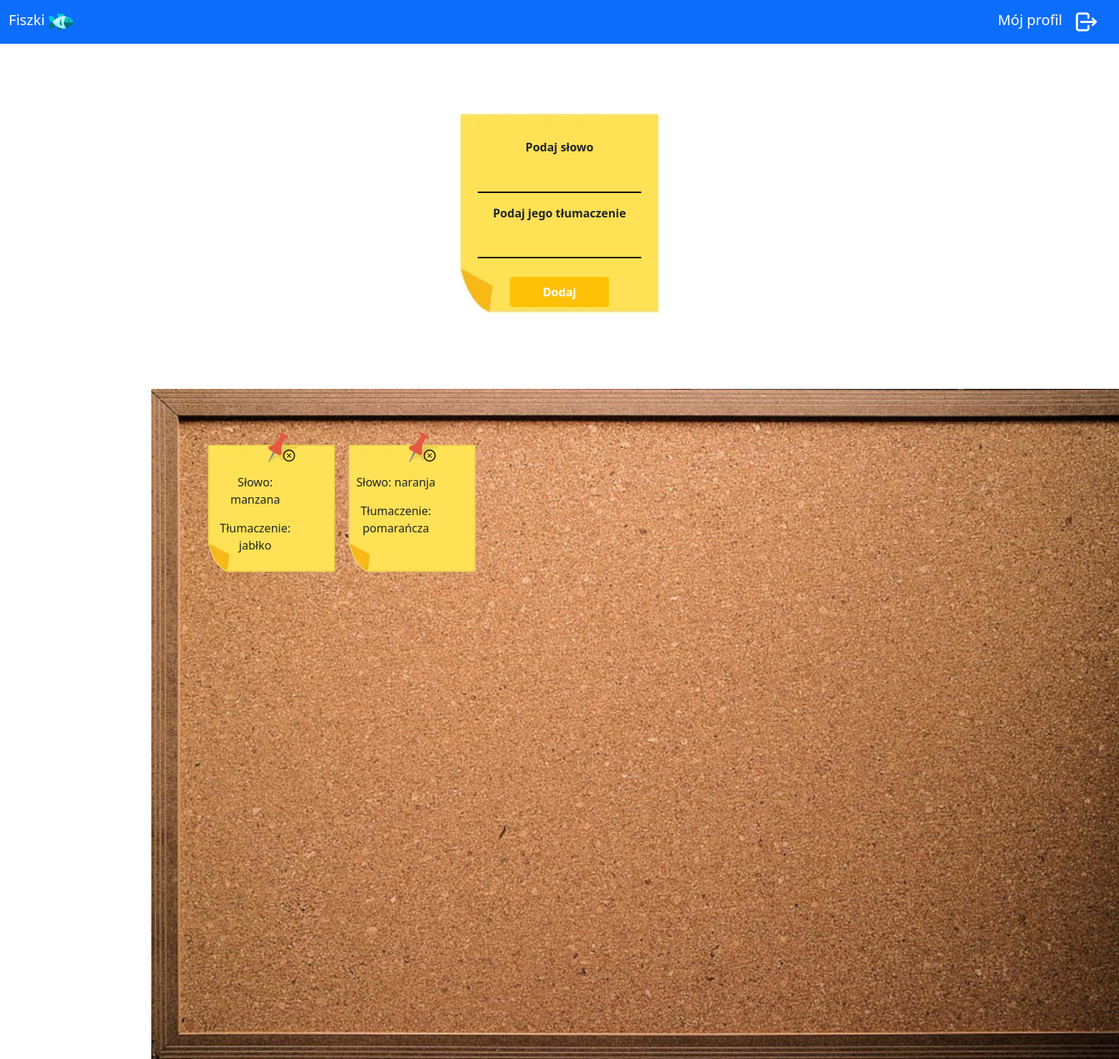
Page /group/2 (signed in) on the earlier database version.
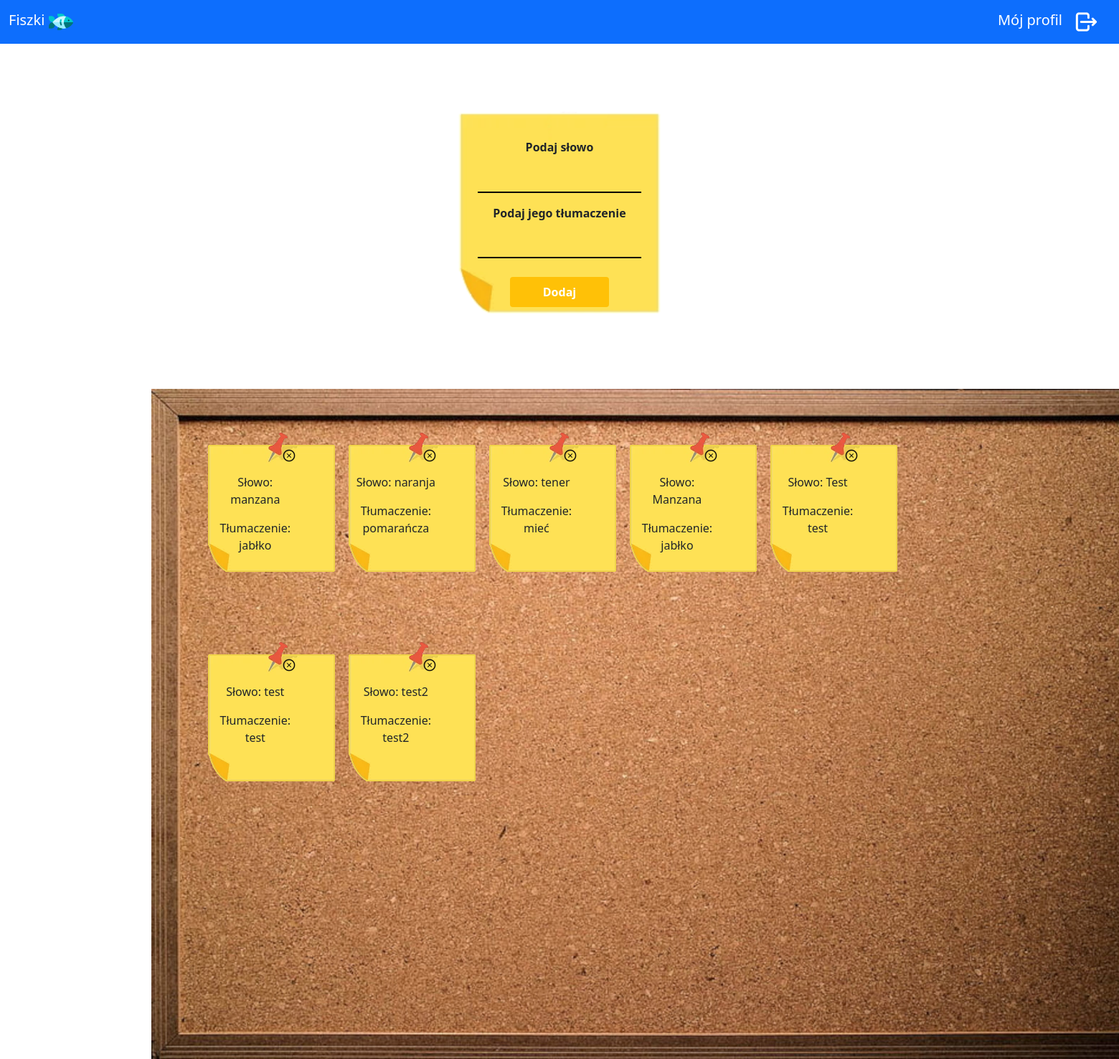
Same page on the later database version.
### pjf/models.py (models this page shows)
class cards(db.Model):
    id = db.Column("id", db.Integer, primary_key=True)
    word = db.Column(db.String(60))
    translation = db.Column(db.String(60))
    group_id = db.Column(db.Integer, db.ForeignKey("groups.id"))

### pjf/collection/routes.py (the view)
@collection.route("/group/<group>", methods=["GET", "POST"])
def group_page(group):
    if "logged_in" not in session:
        return redirect(url_for("user.login_page"))
    if request.method == "POST":
        word = request.form["word"]
        translation = request.form["translation"]
        if word == "" or translation == "":
            if word == '':
                session['form_error'] = "word"
            else:
                session['form_error'] = "translation"
        else:
            new_card = cards(word=word, translation=translation, group_id=group)
            db.session.add(new_card)
            db.session.commit()
        return redirect(url_for("collection.group_page", group=group))
    else:
        group_cards = cards.query.filter_by(group_id=group).all()
        if 'form_error' in session:
            error = session['form_error']
            flash("To pole nie może być puste")
            session.pop('form_error')
        else:
            error = ''
        group_name = groups.query.filter_by(id=group).first().name
        return render_template("group.html", group=group, error=error, cards=group_cards, group_name=group_name)

### pjf/templates/group.html (shortened to what this page needs)
{% extends "base.html" %}
{% block content %}
<div class="group">
        <form action="#" method="post">
          <img src="{{url_for('static', filename='images/sticky_notes1.png')}}" class="card-img"/>
          <div class="form-body">
            <div class="form-group mt-3">
                <label for="form-word"
                    >
                    Podaj słowo</label>
                <input type="text"
                   {% if error == 'word' %}
                        class="form-control border border-danger transparent-input w-50 text-center"
                   {% else %}
                        class="form-control transparent-input w-50 text-center"
                   {% endif %}
                   id="form-word" name="word">
              </div>
              <div class="form-group mt-3">
                <label for="passwordInput"
                  >Podaj jego tłumaczenie</label>
                <input
                    type="text"
                    {% if error == 'translation' %}
                        class="form-control border border-danger transparent-input w-50 text-center"
                    {% else %}
                        class="form-control transparent-input w-50 text-center"
                    {% endif %}
                    id="passwordInput"
                    name="translation"
                  >
              </div>
            </div>
          <button type="submit" class="btn btn-primary mt-3">Dodaj</button>
        </form>
    </div>
    {% if cards %}
    <div class="board">
        <img src="{{url_for('static', filename='images/pin_board.jpg')}}" class="board-img"/>
         <div class="row justify-content-start flex-wrap">
            {% for card in cards %}
            <div class="p-0 m-3 position-relative" style="width: 15%">
                <a class="position-absolute text-decoration-none text-dark" href="/delete_card/{{card.id}}" style="top:20%; right: 0%">
                    <img src="{{url_for('static', filename='images/close_icon.png')}}"/>
                </a>
                <img src="{{url_for('static', filename='images/sticky_note.png')}}"/>
                <div class="position-absolute text-center " style="top:35%; left: 30%">
                    <p>Słowo: {{card.word}} </p>
                    <p>Tłumaczenie: {{card.translation}}</p>
                </div>
            </div>
            {% endfor %}
        </div>
    </div>
    {% endif %}
</div>
{% endblock %}

### pjf/templates/base.html (shortened to what this page needs)
<!DOCTYPE html>
<html lang="en">
<head>
    <link href="https://cdn.jsdelivr.net/npm/bootstrap@5.0.2/dist/css/bootstrap.min.css" rel="stylesheet">
    <link rel="stylesheet" href="{{url_for('static', filename='styles/style.css')}}">
</head>
<body>
    <nav class="navbar navbar-dark bg-primary">
      <div class="container-fluid">
        <a class="navbar-brand" href="/">Fiszki  <img src="{{url_for('static', filename='images/logo.png')}}" width="6%"/></a>
          {% if session["logged_in"]%}
              <div class="d-inline-flex justify-content-end">
                <a class="navbar-brand" href="/stats">Mój profil</a>
                <a class="navbar-brand mw-100" href="/logout"><img src="{{url_for('static', filename='images/logout_icon.png')}}"/></a>
              </div>
          {% else %}
              <div>
                <a class="navbar-brand" href="/login">Logowanie</a>
                <a class="navbar-brand" href="/sign_up">Rejestracja</a>
              </div>
          {% endif %}
      </div>
    </nav>
    <div class="container-fluid  w-75 p-3">
        {% block content %}
        {% endblock %}
</body>
</html>

### pjf/static/styles/style.css (style rules this page uses)
.transparent-input { background: transparent; border: none; border-bottom: 2px solid black; border-radius: 0; width: 70%; margin: 0 auto; }
.group form { max-width: 40%; text-align: center; margin: 0 auto; margin-bottom: 5%; }
.group form label { margin-bottom: 3%; }
.btn-primary { font-weight: 600!important; }
.group .card-img { max-width: 90%; width: 100%; z-index: 2; position: relative; }
.group .form-body { margin-top: -68%; z-index: 5; position: relative; font-weight: 600; margin-bottom: 2%; }
.group form button { z-index: 5; padding: 2% 10%; position: relative; background-color: #ffc107; border: none; }
.board img.board-img { position: absolute; width: auto; }
.board .row.flex-wrap { padding: 1% 3%; }
.board { margin-top: 10%; }

Differences in the rows shown:
added cards: word "tener", translation "mieć"
added cards: word "Manzana", translation "jabłko"
added cards: word "Test", translation "test"
added cards: word "test", translation "test"
added cards: word "test2", translation "test2"
